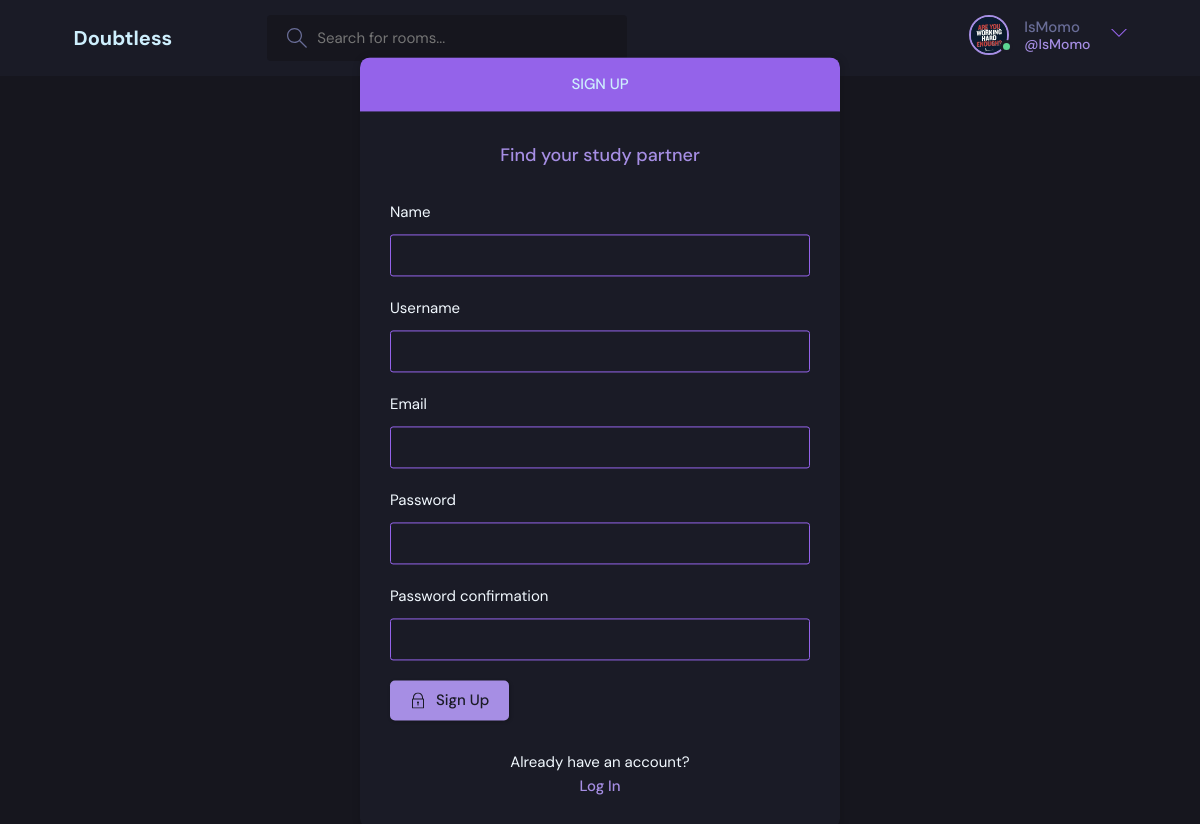
Page /register/ (signed in) on the committed database.
### base/models.py (models this page shows)
class User(AbstractUser):
    name = models.CharField(max_length=20, null=True)
    email = models.EmailField(unique=True, null=True)
    bio = models.TextField(null=True)
    avatar = models.ImageField(null=True, default="avatar.svg")
    USERNAME_FIELD = 'email'
    REQUIRED_FIELDS = []

### base/views.py (the view, shortened to what this page needs)
# urls.py: path('register/', views.registerPage, name="register"),
def registerPage(request):
    form = MyUserCreationForm()
    return render(request, 'login_registration.html', {'form':form})

### base/forms.py
class MyUserCreationForm(UserCreationForm):
    class Meta:
        model = User
        fields = ['name', 'username', 'email', 'password1', 'password2']

### templates/login_registration.html
{% extends 'MainTemplate.html' %}
{% block content %}
{% if page == 'login' %}
<main class="auth layout">
  <div class="container">
    <div class="layout__box">
      <div class="layout__boxHeader">
        <div class="layout__boxTitle">
          <h3>Login</h3>
        </div>
      </div>
      <div class="layout__body">
        <h2 class="auth__tagline">Find your study partner</h2>
        <form class="form" action="" method="POST">
          {% csrf_token %}
          <div class="form__group form__group">
            <label for="room_name">Username</label>
            <input id="username" name="username" type="text" placeholder="e.g. dennis_ivy" />
          </div>
          <div class="form__group">
            <label for="password">Password</label>
            <input
              id="password"
              name="password"
              type="password"
              placeholder="&bull;&bull;&bull;&bull;&bull;&bull;&bull;&bull;"
            />
          </div>
          <button class="btn btn--main" type="submit" value="Login">
            <svg
              version="1.1"
              xmlns="http://www.w3.org/2000/svg"
              width="32"
              height="32"
              viewBox="0 0 32 32"
            >
              <title>lock</title>
              <path
                d="M27 12h-1v-2c0-5.514-4.486-10-10-10s-10 4.486-10 10v2h-1c-0.553 0-1 0.447-1 1v18c0 0.553 0.447 1 1 1h22c0.553 0 1-0.447 1-1v-18c0-0.553-0.447-1-1-1zM8 10c0-4.411 3.589-8 8-8s8 3.589 8 8v2h-16v-2zM26 30h-20v-16h20v16z"
              ></path>
              <path
                d="M15 21.694v4.306h2v-4.306c0.587-0.348 1-0.961 1-1.694 0-1.105-0.895-2-2-2s-2 0.895-2 2c0 0.732 0.413 1.345 1 1.694z"
              ></path>
            </svg>
            Login
          </button>
        </form>
        <div class="auth__action">
          <p>Haven't signed up yet?</p>
          <a href="{% url 'register' %}" class="btn btn--link">Sign Up</a>
        </div>
      </div>
    </div>
  </div>
</main>
{% else %}
{% include 'signup.html' %}
{% endif %}
{% endblock %}

### templates/navbar.html (shortened to what this page needs)
{% load static %}
<header class="header header--loggedIn">
    <div class="container">
        <a href="{% url 'home' %}" class="header__logo">
        <h1>Doubtless</h1>
        </a>
        <form class="header__search" method="GET" action="{% url 'home' %}">
        <label>
            <input name="q" placeholder="Search for rooms..." />
        </label>
        </form>
        <nav class="header__menu">
        {% if request.user.is_authenticated %}
        <div class="header__user">
            <a href="{% url 'update-user' %}">
            <div class="avatar avatar--medium active">
                <img src="{{request.user.avatar.url}}" />
            </div>
            <p>{{request.user.username}} <span>@{{request.user.username}}</span></p>
            </a>
            <button class="dropdown-button">
            <svg version="1.1" xmlns="http://www.w3.org/2000/svg" width="32" height="32" viewBox="0 0 32 32">
                <title>chevron-down</title>
                <path d="M16 21l-13-13h-3l16 16 16-16h-3l-13 13z"></path>
            </svg>
            </button>
        </div>
        {% else %}
        <a href="{% url 'login' %}">
            <img src="{% static 'images/avatar.svg' %}" />
            <p>Login</p>
        </a>
        {% endif %}
        </nav>
    </div>
</header>

### static/styles/style.css (style rules this page uses)
:root { --color-main: #a68ee4; --color-main-light: green; --color-dark: #1a1b26; --color-dark-medium: #16161e; --color-dark-light: #9463ea; --color-light: #ceeffd; --color-gray: #696d97; --color-light-gray: rgb(242, 249, 255); --color-bg: #16161e; --color-success: #5dd693; --color-error: #fc4b0b; }
* { font-family: "DM Sans", -apple-system, BlinkMacSystemFont, "Segoe UI", Roboto, Oxygen, Ubuntu, Cantarell, "Open Sans", "Helvetica Neue", sans-serif; margin: 0; padding: 0; box-sizing: border-box; text-rendering: optimizeLegibility; font-size: inherit; }
html { font-size: 56.25%; }
@media only screen and (min-width: 1200px) { html { font-size: 62.5%; } }
body { line-height: 1.6; font-weight: 400; font-size: 1.5rem; color: var(--color-light-gray); background-color: var(--color-bg); min-height: 100vh; }
img { width: 100%; }
a { display: inline-block; color: var(--color-main); text-decoration: none; }
.container { max-width: 120rem; width: 90%; margin: auto; }
.avatar { position: relative; display: inline-block; border-radius: 50%; border: 2px solid var(--color-main); }
.avatar img { display: block; border-radius: 50%; object-fit: cover; object-position: center; }
.avatar::after { content: ""; display: block; position: absolute; background-color: var(--color-gray); z-index: 111; border-radius: 50%; border: 0.3rem solid var(--color-dark); }
.avatar.active::after { background-color: var(--color-success); }
.avatar.avatar--medium img { width: 3.6rem; height: 3.6rem; border-radius: 50%; }
.avatar.avatar--medium:after { width: 0.7rem; height: 0.7rem; bottom: 0px; right: -6px; }
.header { padding: 1.5rem; background-color: var(--color-dark); }
.header > .container { display: flex; gap: 9.5rem; }
.header__logo, .header__user { display: flex; gap: 2rem; align-items: center; }
.header__logo > h1 { font-weight: 700; font-size: 2rem; color: var(--color-light); }
.header__search > label { background-color: var(--color-dark-medium); padding: 1.3rem 1rem; display: flex; align-items: center; gap: 1rem; border-radius: 4px; }
.header__search svg { fill: var(--color-gray); width: 2rem; height: 2rem; margin-left: 1rem; }
.header__search input { width: 30rem; background: transparent; border: none; outline: none; color: var(--color-light); }
.header__menu { margin-left: auto; position: relative; }
.header__menu a { display: flex; gap: 1.5rem; align-items: center; font-weight: 500; text-decoration: none; color: var(--color-gray); }
.header__menu img { height: 3.6rem; }
.header__menu p { line-height: 1.2; }
.header__menu span { color: var(--color-main); font-weight: 500; font-size: 1.4rem; display: block; }
.header__menu svg { width: 1.6rem; height: 1.6rem; fill: var(--color-dark-light); }
.dropdown-button { background: transparent; border: 0; outline: 0; cursor: pointer; }
.form__group input, .form__group textarea, .form__group select { background: transparent; border: 1px solid var(--color-dark-light); padding: 1rem; border-radius: 3px; width: 100%; color: var(--color-light); font-weight: 500; outline: none; }

### rows in the picture
User: user.avatar (picture), user.username "IsMomo"

### other values in the picture
{{ field.label }} "Name" "Username" "Email" "Password" "Password confirmation"
